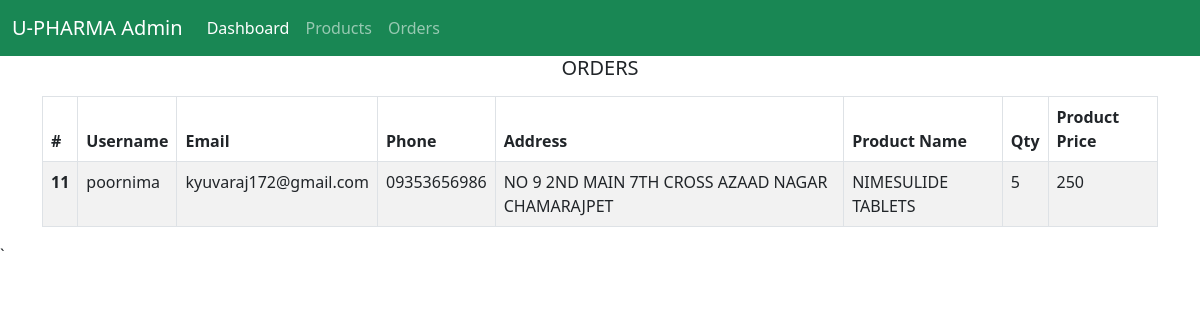
Page /admin/orders on the committed database.
### tables this page shows
CREATE TABLE "products" (
	"id"	INTEGER,
	"name"	TEXT NOT NULL,
	"price"	TEXT,
	"details"	TEXT,
	"image"	TEXT,
	"tags"	TEXT,
	"category"	TEXT,
	"stocks"	INTEGER DEFAULT 50,
	PRIMARY KEY("id" AUTOINCREMENT)
);

CREATE TABLE "orders" (
	"id"	INTEGER,
	"pid"	INTEGER,
	"qty"	INTEGER,
	"uid"	INTEGER,
	"status"	TEXT,
	"date"	INTEGER,
	PRIMARY KEY("id" AUTOINCREMENT)
);

CREATE TABLE "users" (
	"id"	INTEGER,
	"username"	TEXT,
	"password"	TEXT,
	"address"	TEXT,
	"phone"	TEXT,
	"email"	TEXT,
	PRIMARY KEY("id" AUTOINCREMENT)
);

### admins.py (the view)
    @router.get("/admin/orders", response_class=HTMLResponse)
    def admin_orders(request: Request):
        con = sqlite3.connect(DATABASE_NAME)
        con.row_factory = sqlite3.Row
        cur = con.cursor()
        cur.execute("SELECT *, o.id as oid from users u, products p, orders o where o.uid = u.id and o.pid = p.id")
        orders = cur.fetchall()
        con.close
        return templates.TemplateResponse("/admin/orders.html", {"request": request, "orders": orders})

### templates/admin/orders.html (shortened to what this page needs)
{% extends "/admin/base.html" %}
{% block content  %}
<div class="container">
    <h5 class="text-center">ORDERS</h5>
    <table class="table table-striped table-bordered my-3">
        <thead>
            <tr>
              <th scope="col">#</th>
              <th scope="col">Username</th>
              <th scope="col">Email</th>
              <th scope="col">Phone</th>
              <th scope="col">Address</th>
              <th scope="col">Product Name</th>
              <th scope="col">Qty</th>
              <th scope="col">Product Price</th>
            </tr>
          </thead>
          <tbody>
            {% for order in orders %}
            <tr>
                <th scope="row">{{ order.oid }}</th>
                <td>{{order.username}}</td>
                <td>{{order.email}}</td>
                <td>{{order.phone}}</td>
                <td>{{order.address}}</td>
                <td>{{order.name}}</td>
                <td>{{order.qty}}</td>
                <td>{{order.qty | int * order.price | int}}</td>
            </tr>
            {% endfor %}
            </tbody>
    </table>
</div>
{% endblock %}

### rows in the picture
products: oid "11", username "poornima", email "kyuvaraj172@gmail.com", phone "09353656986", address "NO 9 2ND MAIN 7TH CROSS AZAAD NAGAR CHAMARAJPET", name "NIMESULIDE TABLETS", qty "5", order.qty|int*order.price|int "250"
